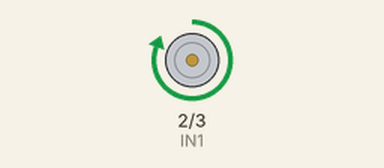
This sketch was run on a simulated Arduino Uno, built with avr-gcc and run on an emulated ATmega328P. Parts: motor-driver pin pairs drawn as motors (green arrow = first pin HIGH = forward, orange = second pin HIGH = backward, longer = more drive, scaled by the enable pin).

Above: at 0.09 s.
Timing chart, 0 to 3.0 s (numbered marks = the images above):
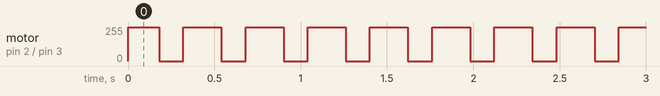

Measured:
- by itself, motor on pin 2 (IN1) / pin 3 (IN2): alternates forward 255/255 for 0.22 s and stopped for 0.14 s

The sketch:

inductor_control_binary.ino
```cpp
#define EN 9  // Enable pin for L293D
#define IN1 2 // Input pin 1
#define IN2 3 // Input pin 2

// binary sequence input
int sequence[] = {1, 1, 1, 1, 1, 1, 1, 1, 1,0, 0, 0, 0, 0, 0, 0, 1, 1};
int sequenceLength = sizeof(sequence) / sizeof(sequence[0]);

void setup() {
    pinMode(EN, OUTPUT);
    pinMode(IN1, OUTPUT);
    pinMode(IN2, OUTPUT);
    digitalWrite(EN, HIGH);
}

void loop() {
    for (int i = 0; i < sequenceLength; i++) {
        if (sequence[i] == 1) {
            // Turn ON coil
            digitalWrite(IN1, HIGH);
            digitalWrite(IN2, LOW);
        } else {
            // Turn OFF coil
            digitalWrite(IN1, LOW);
            digitalWrite(IN2, LOW);
        }
        delay(20); // interval
    }
}
```
